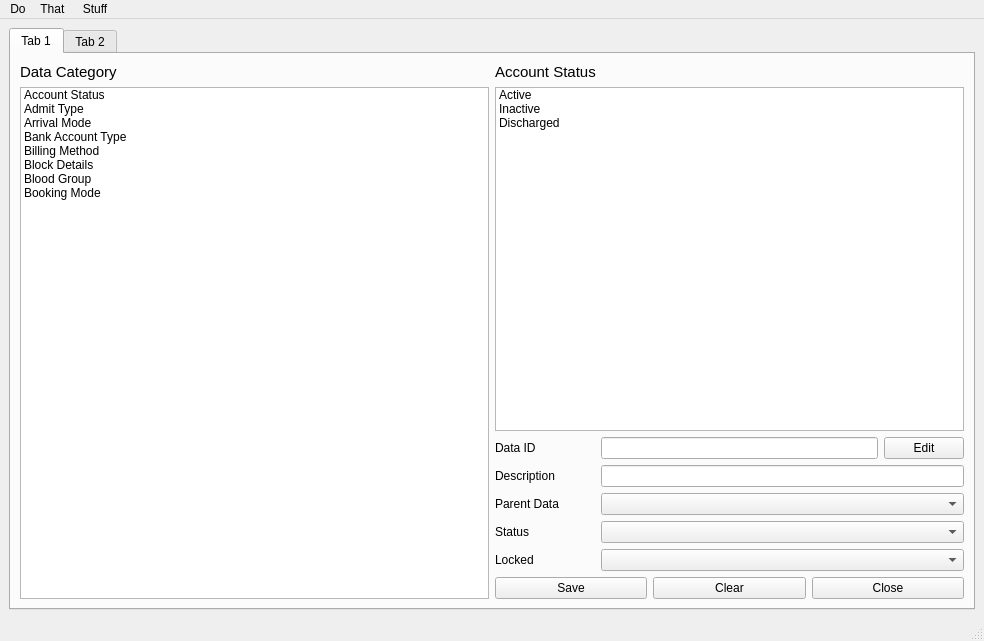
<?xml version="1.0" encoding="UTF-8"?>
<ui version="4.0">
 <class>MainWindow</class>
 <widget class="QMainWindow" name="MainWindow">
  <property name="geometry">
   <rect>
    <x>0</x>
    <y>0</y>
    <width>984</width>
    <height>641</height>
   </rect>
  </property>
  <property name="windowTitle">
   <string>MainWindow</string>
  </property>
  <widget class="QWidget" name="centralwidget">
   <layout class="QVBoxLayout" name="verticalLayout_5">
    <item>
     <widget class="QTabWidget" name="tabWidget">
      <property name="currentIndex">
       <number>0</number>
      </property>
      <widget class="QWidget" name="tab_one">
       <attribute name="title">
        <string>Tab 1</string>
       </attribute>
       <layout class="QHBoxLayout" name="horizontalLayout_7">
        <item>
         <layout class="QVBoxLayout" name="verticalLayout">
          <item>
           <widget class="QLabel" name="data_category">
            <property name="font">
             <font>
              <pointsize>11</pointsize>
             </font>
            </property>
            <property name="text">
             <string>Data Category</string>
            </property>
           </widget>
          </item>
          <item>
           <widget class="QListWidget" name="data_category_list">
            <item>
             <property name="text">
              <string>Account Status</string>
             </property>
            </item>
            <item>
             <property name="text">
              <string>Admit Type</string>
             </property>
            </item>
            <item>
             <property name="text">
              <string>Arrival Mode</string>
             </property>
            </item>
            <item>
             <property name="text">
              <string>Bank Account Type</string>
             </property>
            </item>
            <item>
             <property name="text">
              <string>Billing Method</string>
             </property>
            </item>
            <item>
             <property name="text">
              <string>Block Details</string>
             </property>
            </item>
            <item>
             <property name="text">
              <string>Blood Group</string>
             </property>
            </item>
            <item>
             <property name="text">
              <string>Booking Mode</string>
             </property>
            </item>
           </widget>
          </item>
         </layout>
        </item>
        <item>
         <layout class="QVBoxLayout" name="verticalLayout_4">
          <item>
           <layout class="QVBoxLayout" name="verticalLayout_2">
            <item>
             <widget class="QLabel" name="data_category_options">
              <property name="sizePolicy">
               <sizepolicy hsizetype="Preferred" vsizetype="Preferred">
                <horstretch>0</horstretch>
                <verstretch>0</verstretch>
               </sizepolicy>
              </property>
              <property name="font">
               <font>
                <pointsize>11</pointsize>
               </font>
              </property>
              <property name="text">
               <string>Account Status</string>
              </property>
             </widget>
            </item>
            <item>
             <widget class="QListWidget" name="data_category_options_list">
              <item>
               <property name="text">
                <string>Active</string>
               </property>
              </item>
              <item>
               <property name="text">
                <string>Inactive</string>
               </property>
              </item>
              <item>
               <property name="text">
                <string>Discharged</string>
               </property>
              </item>
             </widget>
            </item>
           </layout>
          </item>
          <item>
           <layout class="QVBoxLayout" name="verticalLayout_3">
            <item>
             <layout class="QHBoxLayout" name="horizontalLayout">
              <item>
               <widget class="QLabel" name="data_id">
                <property name="minimumSize">
                 <size>
                  <width>100</width>
                  <height>0</height>
                 </size>
                </property>
                <property name="maximumSize">
                 <size>
                  <width>100</width>
                  <height>16777215</height>
                 </size>
                </property>
                <property name="text">
                 <string>Data ID</string>
                </property>
               </widget>
              </item>
              <item>
               <widget class="QLineEdit" name="data_id_entry"/>
              </item>
              <item>
               <widget class="QPushButton" name="edit_change_btn">
                <property name="text">
                 <string>Edit</string>
                </property>
               </widget>
              </item>
             </layout>
            </item>
            <item>
             <layout class="QHBoxLayout" name="horizontalLayout_2">
              <item>
               <widget class="QLabel" name="description">
                <property name="minimumSize">
                 <size>
                  <width>100</width>
                  <height>0</height>
                 </size>
                </property>
                <property name="maximumSize">
                 <size>
                  <width>100</width>
                  <height>16777215</height>
                 </size>
                </property>
                <property name="text">
                 <string>Description</string>
                </property>
               </widget>
              </item>
              <item>
               <widget class="QLineEdit" name="description_entry"/>
              </item>
             </layout>
            </item>
            <item>
             <layout class="QHBoxLayout" name="horizontalLayout_3">
              <item>
               <widget class="QLabel" name="parent_data">
                <property name="minimumSize">
                 <size>
                  <width>100</width>
                  <height>0</height>
                 </size>
                </property>
                <property name="maximumSize">
                 <size>
                  <width>100</width>
                  <height>16777215</height>
                 </size>
                </property>
                <property name="text">
                 <string>Parent Data</string>
                </property>
               </widget>
              </item>
              <item>
               <widget class="QComboBox" name="parent_data_options"/>
              </item>
             </layout>
            </item>
            <item>
             <layout class="QHBoxLayout" name="horizontalLayout_4">
              <item>
               <widget class="QLabel" name="status">
                <property name="minimumSize">
                 <size>
                  <width>100</width>
                  <height>0</height>
                 </size>
                </property>
                <property name="maximumSize">
                 <size>
                  <width>100</width>
                  <height>16777215</height>
                 </size>
                </property>
                <property name="text">
                 <string>Status</string>
                </property>
               </widget>
              </item>
              <item>
               <widget class="QComboBox" name="status_options"/>
              </item>
             </layout>
            </item>
            <item>
             <layout class="QHBoxLayout" name="horizontalLayout_5">
              <item>
               <widget class="QLabel" name="locked">
                <property name="minimumSize">
                 <size>
                  <width>100</width>
                  <height>0</height>
                 </size>
                </property>
                <property name="maximumSize">
                 <size>
                  <width>100</width>
                  <height>16777215</height>
                 </size>
                </property>
                <property name="text">
                 <string>Locked</string>
                </property>
               </widget>
              </item>
              <item>
               <widget class="QComboBox" name="locked_options"/>
              </item>
             </layout>
            </item>
            <item>
             <layout class="QHBoxLayout" name="horizontalLayout_6">
              <item>
               <widget class="QPushButton" name="save_btn">
                <property name="text">
                 <string>Save</string>
                </property>
               </widget>
              </item>
              <item>
               <widget class="QPushButton" name="clear_btn">
                <property name="text">
                 <string>Clear</string>
                </property>
               </widget>
              </item>
              <item>
               <widget class="QPushButton" name="close_btn">
                <property name="text">
                 <string>Close</string>
                </property>
               </widget>
              </item>
             </layout>
            </item>
           </layout>
          </item>
         </layout>
        </item>
       </layout>
      </widget>
      <widget class="QWidget" name="tab_two">
       <attribute name="title">
        <string>Tab 2</string>
       </attribute>
      </widget>
     </widget>
    </item>
   </layout>
  </widget>
  <widget class="QMenuBar" name="menubar">
   <property name="geometry">
    <rect>
     <x>0</x>
     <y>0</y>
     <width>984</width>
     <height>26</height>
    </rect>
   </property>
   <widget class="QMenu" name="menuDo">
    <property name="title">
     <string>Do</string>
    </property>
   </widget>
   <widget class="QMenu" name="menuThat">
    <property name="title">
     <string>That </string>
    </property>
   </widget>
   <widget class="QMenu" name="menuStuff">
    <property name="title">
     <string>Stuff</string>
    </property>
   </widget>
   <addaction name="menuDo"/>
   <addaction name="menuThat"/>
   <addaction name="menuStuff"/>
  </widget>
  <widget class="QStatusBar" name="statusbar"/>
 </widget>
 <resources/>
 <connections/>
</ui>
